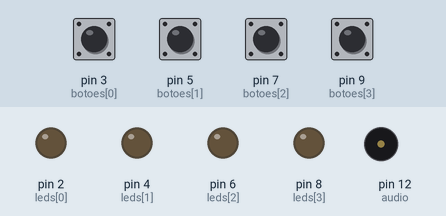
Recording of a sketch running on a simulated Arduino Uno, built with avr-gcc and run on an emulated ATmega328P. On the bench: output pins drawn as LEDs (lit = HIGH), buzzer (waves = sounding). Dashed ring = blinking. The inputs (shaded band) are chosen by the test bench; at power-on: pin 3 (botoes[0]), pin 5 (botoes[1]), pin 7 (botoes[2]), pin 9 (botoes[3]) HIGH. Random numbers use the default seed unless the sketch sets one.

Above: at 1.2 s.
1.3 s: pin 3 (botoes[0]) pulled LOW for 0.15 s
At 1.45 s:
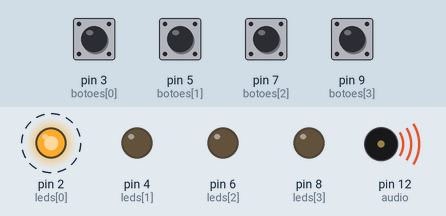
4.4 s: pin 5 (botoes[1]) pulled LOW for 0.15 s
At 4.95 s:
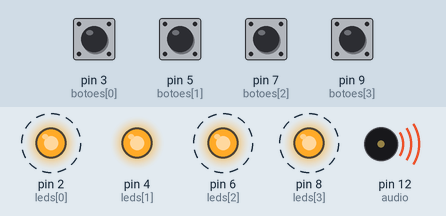
7.5 s: pin 7 (botoes[2]) pulled LOW for 1 s
11.3 s: pin 3 (botoes[0]) pulled LOW for 1 s
At 12.55 s:
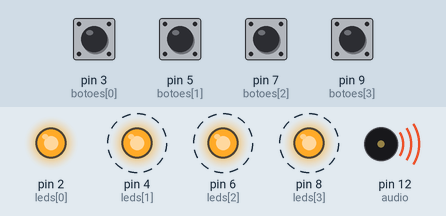
14.8 s: pin 5 (botoes[1]) pulled LOW for 1 s
At 15.75 s:
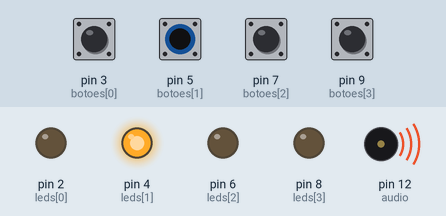
Timing chart, 0 to 20.3 s (numbered marks = the images above; inputs shaded):
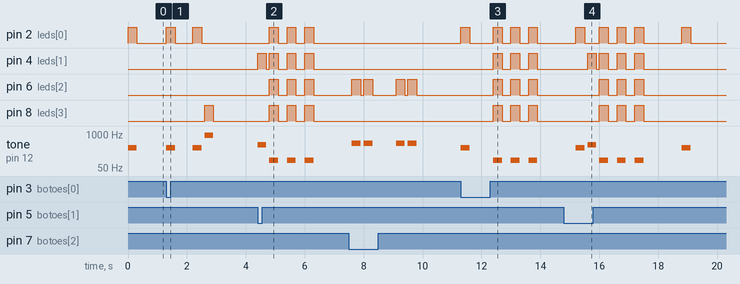

The sketch:

genius-arduino.ino
```cpp
#define NOTE_RED 294
#define NOTE_GREEN 392
#define NOTE_BLUE 440
#define NOTE_YELLOW 880

int tons[] = { NOTE_RED, NOTE_GREEN, NOTE_BLUE, NOTE_YELLOW };
int leds[] = { 2, 4, 6, 8 };
int botoes[] = { 3, 5, 7, 9 };
int audio = 12;
int sequencia[100];
int rodada = 0;
bool perdeu = false;

void setup() {
  for (int i = 0; i < 4; i++) {
    pinMode(leds[i], OUTPUT);
    pinMode(botoes[i], INPUT_PULLUP);
  }
  pinMode(audio, OUTPUT);
  randomSeed(analogRead(0));
}

void loop() {
  if (perdeu) {
    piscarTodos(3);
    rodada = 0;
    perdeu = false;
    delay(1000);
  }

  sequencia[rodada] = random(4);
  reproduzir();

  for (int i = 0; i <= rodada; i++) {
    if (esperarBotao() != sequencia[i]) {
      perdeu = true;
      return;
    }
  }

  rodada++;
  delay(500);
}

void reproduzir() {
  for (int i = 0; i <= rodada; i++) {
    int n = sequencia[i];
    digitalWrite(leds[n], HIGH);
    tone(audio, tons[n], 300);
    delay(300);
    digitalWrite(leds[n], LOW);
    delay(100);
  }
}

int esperarBotao() {
  while (true) {
    for (int i = 0; i < 4; i++) {
      if (digitalRead(botoes[i]) == LOW) {
        digitalWrite(leds[i], HIGH);
        tone(audio, tons[i], 300);
        delay(300);
        digitalWrite(leds[i], LOW);
        while (digitalRead(botoes[i]) == LOW); // Aguarda soltar
        delay(100);
        return i;
      }
    }
  }
}

void piscarTodos(int vezes) {
  for (int i = 0; i < vezes; i++) {
    for (int j = 0; j < 4; j++) digitalWrite(leds[j], HIGH);
    tone(audio, 100, 300);
    delay(300);
    for (int j = 0; j < 4; j++) digitalWrite(leds[j], LOW);
    delay(300);
  }
}
```

Measured:
- after the input at 1.3 s, pin 2 (leds[0]): alternates HIGH for 0.30 s and LOW for 0.60 s, 4 changes in all, then stays LOW, starting at once; pin 8 (leds[3]): LOW → HIGH after 1.3 s, → LOW 0.30 s later; tone on pin 12 (audio): plays 294 Hz for 0.30 s, 294 Hz for 0.30 s, 880 Hz for 0.30 s, starting at once
- after the input at 4.4 s, pin 2 (leds[0]): alternates HIGH for 0.30 s and LOW for 0.30 s, 6 changes in all, then stays LOW, starting after 0.40 s; pin 4 (leds[1]): LOW → HIGH at once, → LOW 0.30 s later, → HIGH 0.10 s later, → LOW 0.30 s later, … (8 changes in this stretch)
- after the input at 11.3 s, pin 2 (leds[0]): LOW → HIGH at once, → LOW 0.30 s later, → HIGH 0.80 s later, → LOW 0.30 s later, … (8 changes in this stretch); pin 4 (leds[1]): alternates HIGH for 0.30 s and LOW for 0.30 s, 6 changes in all, then stays LOW, starting after 1.1 s
- after the input at 14.8 s, pin 4 (leds[1]): LOW → HIGH after 0.80 s, → LOW 0.30 s later, → HIGH 0.10 s later, → LOW 0.30 s later, … (8 changes in this stretch); pin 6 (leds[2]), pin 8 (leds[3]): alternates HIGH for 0.30 s and LOW for 0.30 s, 6 changes in all, then stays LOW, starting after 1.2 s
